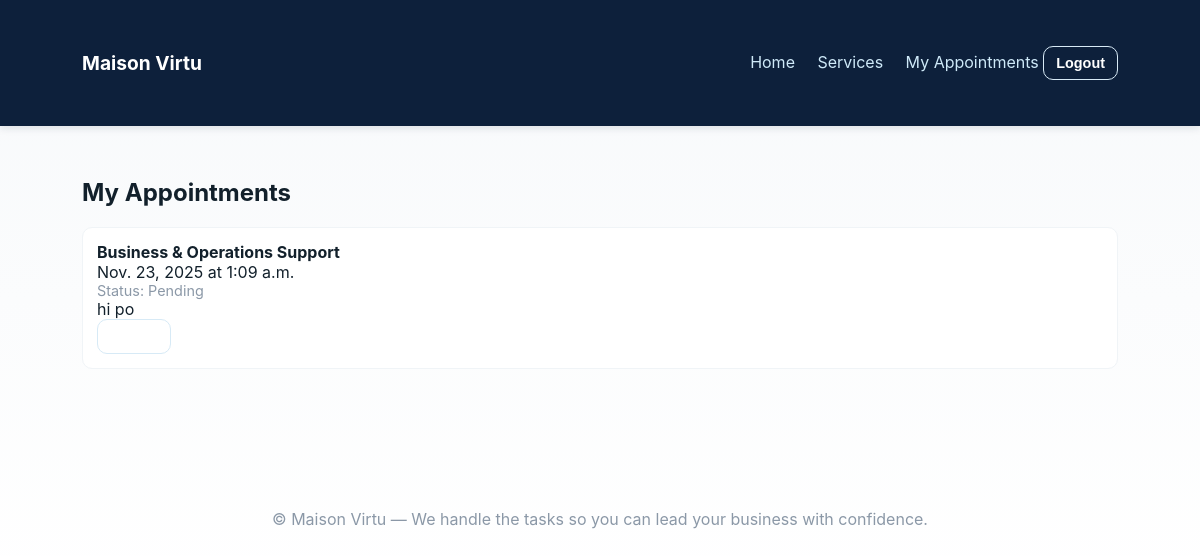
Screenshot of /my-appointments/ (signed in) with the database file from the repository.
### booking/models.py (models this page shows, shortened)
class Appointment(models.Model):
    user = models.ForeignKey(User, on_delete=models.CASCADE, related_name='appointments')
    service = models.ForeignKey(Service, on_delete=models.CASCADE, related_name='appointments')
    date = models.DateField()
    time = models.TimeField()
    notes = models.TextField(blank=True)
    status = models.CharField(max_length=10, choices=APPOINTMENT_STATUS, default='pending')
    created_at = models.DateTimeField(auto_now_add=True)
    class Meta:
        ordering = ['-date', '-time']

class Service(models.Model):
    name = models.CharField(max_length=100)
    duration_minutes = models.PositiveIntegerField(default=60)
    price = models.DecimalField(max_digits=8, decimal_places=2, blank=True, null=True)
    description = models.TextField(blank=True)

### booking/views.py (the view)
# urls.py: path('my-appointments/', views.my_appointments, name='my_appointments'),
@login_required
def my_appointments(request):
    appts = request.user.appointments.order_by('-date', '-time')
    return render(request, 'my_appointments.html', {'appointments': appts})

### templates/my_appointments.html (shortened to what this page needs)
{% extends "base.html" %}
{% load static %}
{% block content %}
<h2>My Appointments</h2>
{% if appointments %}
  <ul class="appt-list">
  {% for a in appointments %}
    <li class="appt">
      <strong>{{ a.service.name }}</strong>
      <div>{{ a.date }} at {{ a.time }}</div>
      <div class="status">Status: {{ a.get_status_display }}</div>
      <div class="notes">{{ a.notes|default:"—" }}</div>
      {% if a.status != 'cancelled' %}
        <a class="btn small ghost" href="{% url 'cancel_appointment' a.pk %}">Cancel</a>
      {% endif %}
    </li>
  {% endfor %}
  </ul>
{% else %}
  <p>You have no upcoming appointments.</p>
{% endif %}
{% endblock %}

### static/css/style.css (style rules this page uses)
:root { --primary:#0D203B; --accent:#5DB9E2; --muted:#8B98A7; --bg:#F6F8FB; --card:#ffffff; --radius:12px; --container:1100px; }
* { box-sizing:border-box }
body { margin:0; font-family:Inter, ui-sans-serif, system-ui, -apple-system, "Segoe UI", Roboto, "Helvetica Neue", Arial; background: linear-gradient(180deg, #F7F9FB 0%, #fff 100%); color:#12202b; -webkit-font-smoothing:antialiased; -moz-osx-font-smoothing:grayscale; }
.btn { display:inline-block;background:var(--accent);color:var(--primary);padding:10px 16px;border-radius:10px;text-decoration:none;border:0;font-weight:600;cursor:pointer }
.btn.small { padding:8px 12px;font-size:0.9rem }
.btn.ghost { background:transparent;border:1px solid #d7eaf6;color: #fff }
.appt-list { list-style:none;padding:0;margin:0 }
.appt { background:#fff;padding:14px;border-radius:10px;margin-bottom:10px;border:1px solid #f0f4f7 }
.status { font-size:.9rem;color:var(--muted) }

### rows the page displays
Appointment: service.name "Business & Operations Support", date "Nov. 23, 2025", time "1:09 a.m.", status "Pending", notes "hi po"
